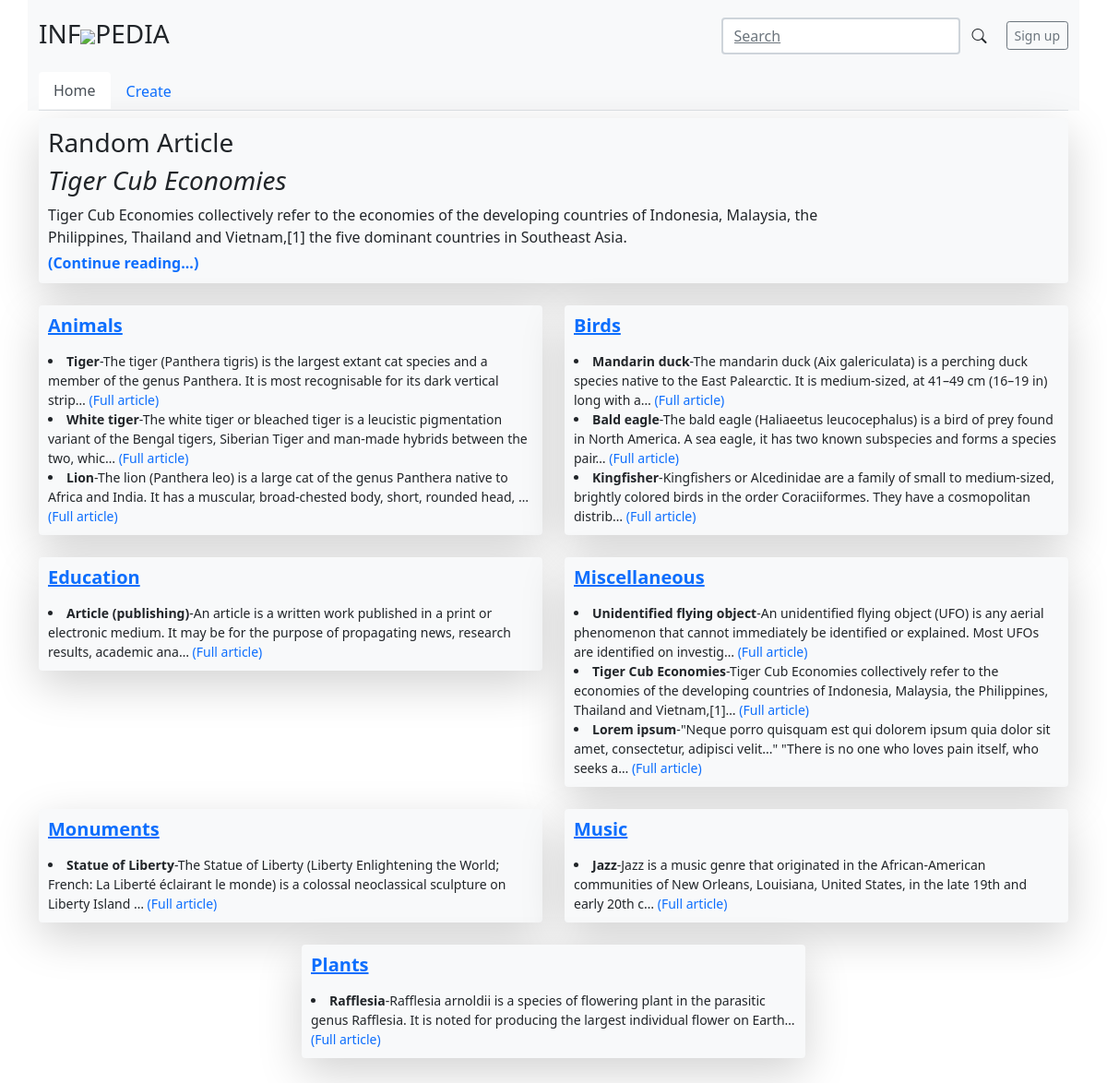
/home/, run on an earlier commit of the app's database.
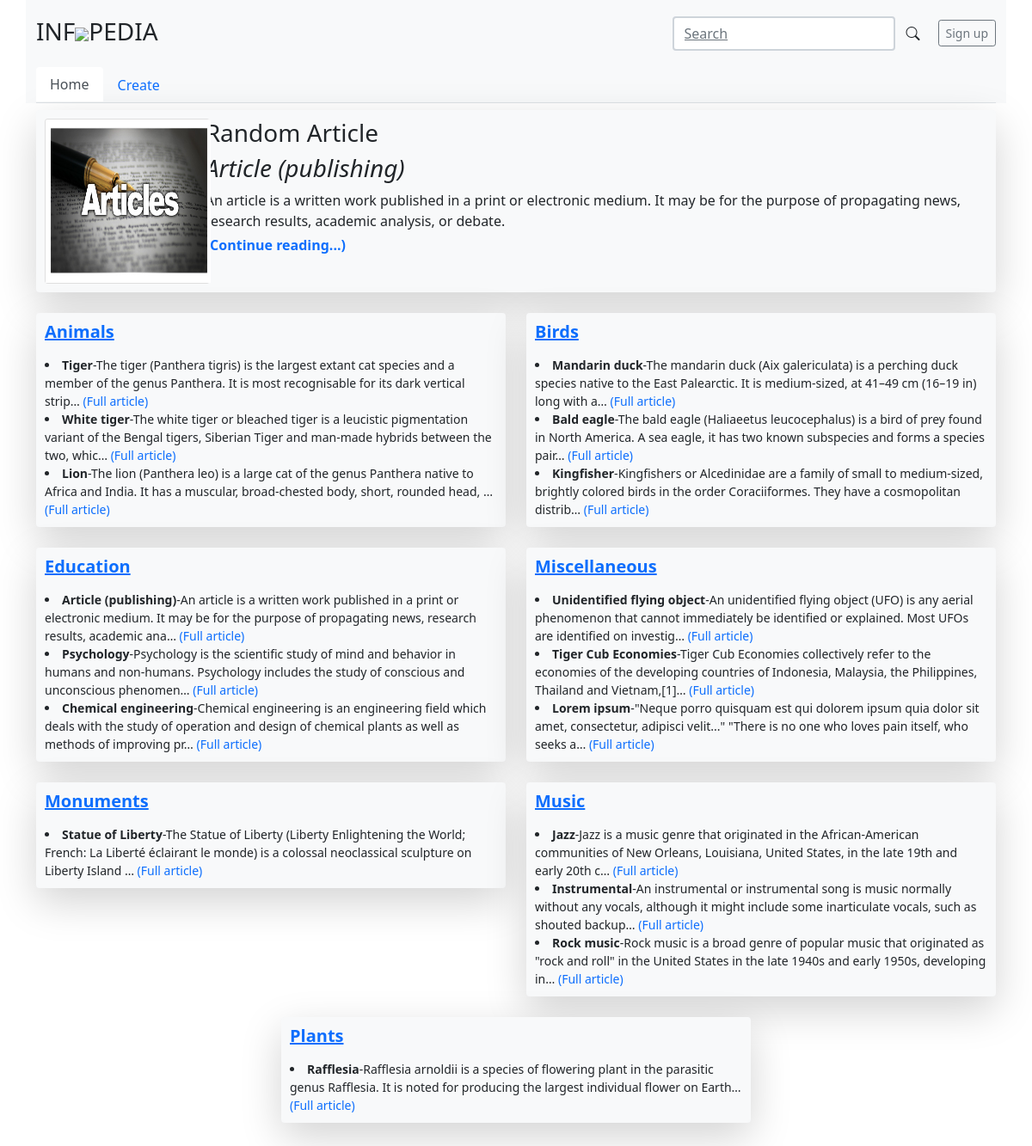
And on a later commit of the database.
### index/models.py (models this page shows, shortened)
class MainArticle(models.Model):
	category = models.ForeignKey(Category, related_name='mainarticle', on_delete=models.SET_DEFAULT, null=True, blank=True, default=1)
	title= models.CharField(max_length=100)
	short_description = models.CharField(max_length=500, blank=True, null=True)
	slug=models.SlugField(max_length = 250, null=False,)
	published_at = models.DateTimeField(auto_now_add=True)
	updated_at = models.DateTimeField(auto_now=True)

class Category(models.Model):
	category = models.CharField(max_length=100)
	class Meta:
		verbose_name_plural = "categories"
	def __str__(self):
		return self.category
	'''def save(self, *args, **kwargs):
		qs = Category.objects.filter(category=self.category)
		if qs.exists():
			raise ValidationError('This category already exists')
		else:
			return super().save(*args, **kwargs)'''

class SubArticle(models.Model):
	sub_title= models.CharField(max_length=100)
	content = models.TextField()
	image = models.ImageField(upload_to='SubArticle/', null=True, blank=True)
	image_description = models.CharField(max_length=100, blank=True, null=True)
	sub_article = models.ForeignKey(MainArticle, on_delete=models.CASCADE)
	title_to_external_link = models.CharField(max_length=200, null=True, blank=True)
	external_link = models.URLField(max_length=300,null=True, blank=True)
	other_reference = models.CharField(max_length=200, null=True, blank=True)
	author = models.ForeignKey(User, on_delete=models.CASCADE, default=1)
	published_at = models.DateTimeField(auto_now_add=True)
	updated_at = models.DateTimeField(auto_now=True)

### index/views.py (the view)
# urls.py: path('home/', views.home, name="home"),
def home(request):
	global categories
	articles = MainArticle.objects.all().order_by('-published_at')
	random_article = random.choice(articles)
	context={'articles':articles, 'home_title':"Home",'categories':categories, 'random_article':random_article}
	return render(request, 'index/articles/home.html', context)

### index/templates/index/articles/home.html (shortened to what this page needs)
{% extends 'base/base.html' %}
{% block content %}
<main class="container">
<div class="p-2 mb-4 text-black rounded bg-light border border-2 border-light shadow-lg">
  <div class="row">
    {% if random_article.subarticle_set.first.image %}
    <div class="col-md-2">
      <div class="card" style="max-width: 18rem; max-height:18rem; width:12rem; height:12rem">
        <img class="card-img-top img-fluid" src="{{random_article.subarticle_set.first.image.url}}" alt="Card image cap" style="max-width: 18rem; max-height:18rem; width:12rem; height:12rem">
      </div>
    </div>
    {% endif %}
    <div class="col-md-10">
      <h3>Random Article</h3>
      <h3 class="fst-italic">{{random_article.title}}</h3>
      <p class="my-1">{{random_article.short_description|truncatechars:500}}</p>
      <a  href="{% url 'article_detail' random_article.id random_article.slug %}" class="mb-0 text-black fw-bold" style='text-decoration:none'>(Continue reading...)</a>
    </div>
  </div>
</div>
<div class="row mb-2 justify-content-center">
  {% for category in categories %}
  <div class="col-md-6">
    <div class="row g-0 border border-2 bg-light border-light rounded overflow-hidden flex-md-row mb-4 shadow-success shadow-lg h-md-250 position-relative">
      <div class="col p-2 d-flex flex-column position-static">
        <h5><strong class="d-inline-block mb-2 text-primary"><a href="{% url 'category' category.id  category.category %}">{{category}}</a></strong></h5>
        {% for article in category.mainarticle.all|slice:":3" %}
        <small class="mb-0 card-text mb-auto">
          <li><b>{{article.title}}</b>-{{article.short_description|truncatechars:150}}
            <a href="{% url 'article_detail' article.id article.slug %}" class="" style='text-decoration:none'>
              (Full article)
            </a>
          </li></small>
        {% endfor %}
      </div>
    </div>
  </div>
  {% endfor %}
</div>
</main>
{% endblock %}

What changed in the data, as far as the page shows it:
added MainArticle: title "Psychology", short_description "Psychology is the scientific study of mind and behavior in humans and non-humans. Psychology includes the study of conscious and unconscious phenomen…", shown under Category "Education"
added MainArticle: title "Chemical engineering", short_description "Chemical engineering is an engineering field which deals with the study of operation and design of chemical plants as well as methods of improving pr…", shown under Category "Education"
added MainArticle: title "Instrumental", short_description "An instrumental or instrumental song is music normally without any vocals, although it might include some inarticulate vocals, such as shouted backup…", shown under Category "Music"
added MainArticle: title "Rock music", short_description "Rock music is a broad genre of popular music that originated as \"rock and roll\" in the United States in the late 1940s and early 1950s, developing in…", shown under Category "Music"
Also different on the page:
{{ random_article.title }}: "Tiger Cub Economies" → "Article (publishing)"
{{ random_article.short_description|truncatechars:500 }}: "Tiger Cub Economies collectively refer to the economies of the developing countries of Indonesia, Malaysia, the Philippines, Thailand and Vietnam,[1] the five dominant countries in Southeast Asia." → "An article is a written work published in a print or electronic medium. It may be for the purpose of propagating news, research results, academic analysis, or debate."
